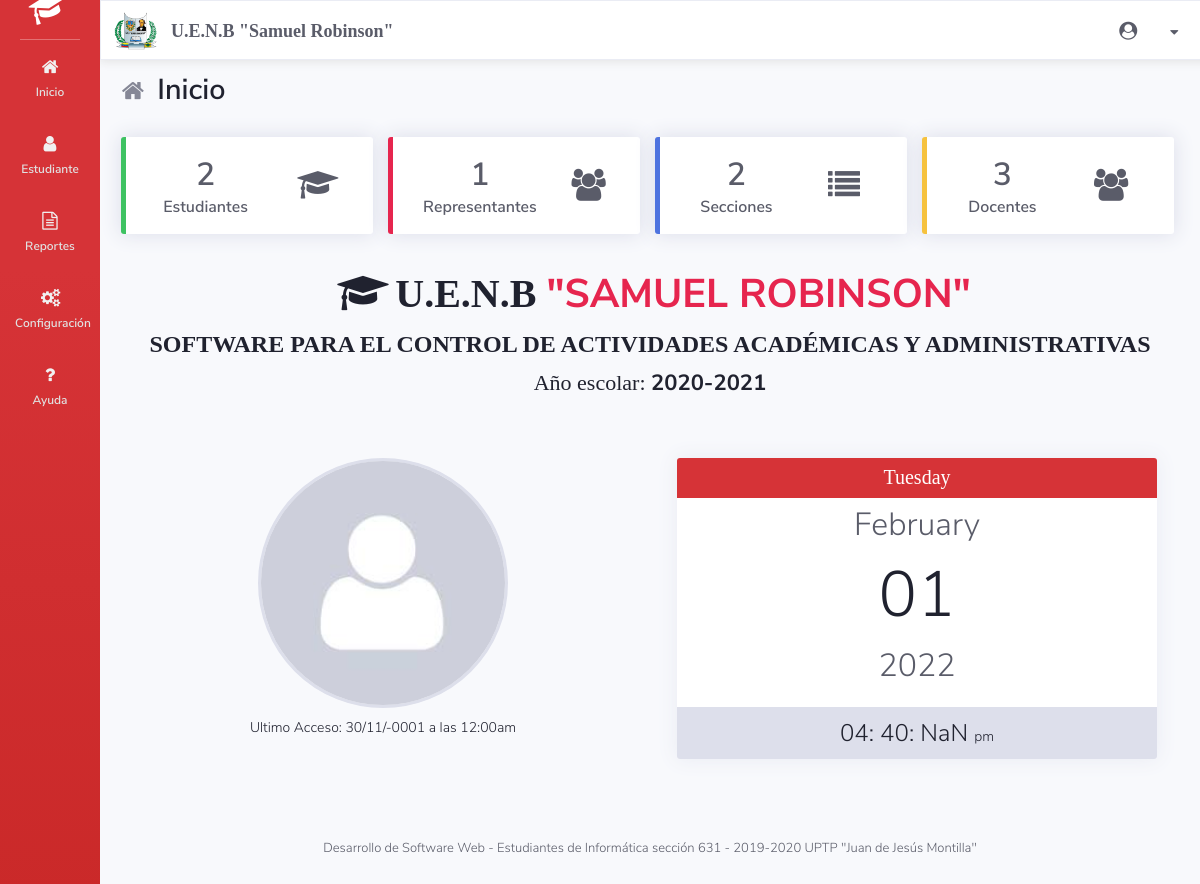
/VISTA/index.php?inicio (signed in), run on the app's committed database.
### tables this page shows
CREATE TABLE `modulo` (
  `cod_modulo` int(11) NOT NULL,
  `nom_modulo` varchar(20) NOT NULL,
  `icono` varchar(30) NOT NULL,
  `estatus` char(1) NOT NULL DEFAULT 'A',
  `pos` int(2) NOT NULL
);

CREATE TABLE `periodo_escolar` (
  `cod_periodo` int(11) NOT NULL,
  `periodo` char(9) NOT NULL,
  `fecha_ini` date NOT NULL,
  `fecha_fin` date NOT NULL,
  `cierre_sis` date NOT NULL,
  `estatus` char(1) NOT NULL DEFAULT 'A',
  `prom` char(1) NOT NULL DEFAULT 'N'
);

### MODELO/m_seguridad.php (called while the page is built, shortened)
<?php
	include_once('MyDB.php');
	class cls_modulo extends MyDB{
		function listar_menu($nivel){
			$sql = "SELECT DISTINCT modulo.cod_modulo, nom_modulo, modulo.icono, modulo.estatus, modulo.pos
			FROM modulo INNER JOIN servicio ON servicio.cod_modulo = modulo.cod_modulo INNER JOIN nivel_metodo ON nivel_metodo.cod_servicio = servicio.cod_servicio WHERE nivel_metodo.cod_nivel = '$nivel' ORDER BY modulo.pos ASC";
			$res = $this->query($sql);
			return $this->retornar_arreglo($res);
		}
		function retornar_arreglo($res){
			$lista = array(); $cont = 0;
			while( $fila = $this->f_array($res) ){
				$lista[$cont]['cod'] = $fila['cod_modulo'];
				$lista[$cont]['nom'] = $fila['nom_modulo'];
				$lista[$cont]['ico'] = $fila['icono'];
				$lista[$cont]['sta'] = $fila['estatus'];
				$lista[$cont]['pos'] = $fila['pos'];
				$cont++;
			}
			return $lista;
		}
	}
?>

### MODELO/MyDB.php (called while the page is built, shortened)
<?php
class MyDB{
	private $server_name;
	private $server_user;
	private $server_pass;
	private $dbname;
	private $conex;
	protected function __construct(){
		$this->server_name = 'localhost';
		$this->server_user = 'root';
		$this->server_pass = '';
		$this->dbname = 'db_sm';
	}
	protected function conectar(){
		$this->conex = mysqli_connect($this->server_name, $this->server_user, $this->server_pass, $this->dbname);
		if( $this->conex ){
			return true;
		}
		else{
			die('Error al conectar: '.mysqli_connect_error() );
		}
	}
	protected function query($sql){
		mysqli_set_charset($this->conex,"utf8");
		$query = mysqli_query($this->conex, $sql);
		return $query;
	}
	protected function f_array($resource){
		return mysqli_fetch_array($resource);
	}
}
?>

### CONTROL/c_inicio.php (called while the page is built, shortened)
<?php
	include_once('../MODELO/m_a_escolar.php');
	$objAesc = new cls_a_escolar();
	$rsAesc = $objAesc->aesc_actual();
	if( !$rsAesc ){
		$periodoEsc = '<label class="text_azul">(No iniciado)</label>';
	}
	else{
		$codPeriodo = $rsAesc['cod_periodo'];
		$periodoEsc = $rsAesc['periodo'];
	}
	if( isset($codPeriodo) ){
		$estudiantes = estudiantes($codPeriodo);
		$representantes = representantes($codPeriodo);
		$secciones = secciones($codPeriodo);
	}
	else{
		$estudiantes = 0;
		$secciones = 0;
		$representantes = 0;
	}
	$docentes = docentes();
	$url_foto = '../IMG/avatar.jpg';
	$diaL = strftime("%A");
	$diaN = strftime("%d");
	$mesL = strftime("%B");
	$year = strftime("%Y");
	$horaActual = date('h:i:s a');
	$hora = substr($horaActual, 0,2);
	$min = substr($horaActual, 3,2);
	$a = substr($horaActual, 9,2);
	function estudiantes($aesc){
		include_once('../MODELO/m_inscripcion.php');
		$obj = new cls_inscripcion();
		return $obj->cons_estudiantes_aesc($aesc);
	}
	function representantes($aesc){
		include_once('../MODELO/m_inscripcion.php');
		$obj = new cls_inscripcion();
		return $obj->cons_representantes_aesc($aesc);
	}
	function docentes(){
		include_once('../MODELO/m_personal.php');
		$obj= new cls_personal();
		return $obj->cantidad_docentes();
	}
	function secciones($aesc){
		include_once('../MODELO/m_seccion.php');
		$obj = new cls_seccion();
		$obj->set_periodo($aesc);
		return $obj->cantidad_secciones();
	}
?>

### MODELO/m_a_escolar.php (called while the page is built, shortened)
<?php
	require_once('MyDB.php');
	class cls_a_escolar extends MyDB{
		function aesc_actual(){
			$sql = "SELECT * FROM periodo_escolar WHERE estatus = 'A' ORDER BY cod_periodo DESC LIMIT 1";
			if( $rs = $this->query($sql) ){
				return $this->f_array($rs);
			}
		}
	}
?>

### MODELO/m_inscripcion.php (called while the page is built, shortened)
<?php
	include_once('MyDB.php');
	class cls_inscripcion extends MyDB{
		function cons_estudiantes_aesc($aesc){
			$sql = "SELECT count(cod_insc) FROM inscripcion
			INNER JOIN seccion ON inscripcion.seccion = seccion.cod_seccion
			INNER JOIN periodo_escolar ON seccion.periodo_esc = periodo_escolar.cod_periodo
			WHERE cod_periodo = '$aesc' AND inscripcion.estatus = 'A'";
			$rs = $this->query($sql);
			return $this->f_array($rs)[0];
		}
		function cons_representantes_aesc($aesc){
			$sql="SELECT DISTINCT representante.cod_per FROM representante
			INNER JOIN persona ON representante.cod_per = persona.cod_per
			INNER JOIN inscripcion ON inscripcion.cod_rep = representante.cod_per
			INNER JOIN seccion ON inscripcion.seccion = seccion.cod_seccion
			INNER JOIN periodo_escolar ON seccion.periodo_esc = periodo_escolar.cod_periodo
			WHERE cod_periodo = '$aesc' AND inscripcion.estatus = 'A'";
			$rs = $this->query($sql);
			$lista = array(); $cont=0;
			while( $fila = $this->f_array($rs) ){
				$cont++;
			}
			return $cont;
		}
	}
?>

### MODELO/m_seccion.php (called while the page is built, shortened)
<?php
require_once('MyDB.php');
class cls_seccion extends MyDB{
	private $codigo, $aesc, $grado, $seccion, $codAula, $aula, $docente, $cupos;
	function __construct(){
		$this->aesc = null;
	}
	function set_periodo($aesc){
		$this->aesc = $aesc;
	}
	function cantidad_secciones(){
		$sql = "SELECT count(*) FROM seccion WHERE periodo_esc = $this->aesc";
		$rs = $this->f_array($this->query($sql));
		return $rs[0];
	}
}
?>

### MODELO/m_personal.php (called while the page is built, shortened)
<?php
	class cls_personal extends cls_persona{
		function cantidad_docentes(){
			$sql = "SELECT count(personal.cod_per) FROM personal
			INNER JOIN persona ON personal.cod_per = persona.cod_per
			INNER JOIN usuario ON usuario.cod_per = persona.cod_per
			WHERE cod_cargo = 5 AND usuario.estatus != 'I'";
			$arr = $this->f_array($this->query($sql));
			return $arr[0];
		}
	}
?>

### VISTA/componentes/menu.php (the view, shortened to what this page needs)
<?php
	include_once('../MODELO/m_seguridad.php');
	$objModulo = new cls_modulo();
?>
<div id="m_sistema">
	<i class="icon-graduation-cap"></i>
</div>
<a href="?inicio" class="parent_menu" id="mP_inicio"><i class="icon-home"></i>Inicio</a>
<?php
	if( $_SESSION['vsn_nivel'] != 1 ){
		$modulo = $objModulo->listar_menu($_SESSION['vsn_nivel']);
		for ($i=0; $i<count($modulo); $i++) {
			echo '<div class="parent_menu"><i class="icon-'.$modulo[$i]['ico'].'"></i>'.$modulo[$i]['nom'].'<span class="icon-right-open"></span>';
			echo '<div class="child_menu">';
			echo '</div></div>';
		}
	}
?>
<br/><br/><br/><br/><br/><br/><br/><br/>

### VISTA/index.php (shortened to what this page needs)
<?php
	if( isset($_SESSION['vsn_user'] ) ){
		include_once('componentes/router.php');
?>
<!DOCTYPE html>
<html>
<head>
	<link rel="stylesheet" type="text/css" href="../CSS/aplicacion/estilos.css"/>
</head>
<body>
	<div id="principal">
		<div id="menu">
			<?php include_once('componentes/menu.php');?>
		</div>
		<div id="contenedor">
			<?php include_once('componentes/header.php'); ?>
			<div id="contenido">
				<?php include_once($archivo); ?>
			</div>
			<div class="footer">
				Desarrollo de Software Web - Estudiantes de Informática sección 631 - 2019-2020 UPTP "Juan de Jesús Montilla"
			</div>
		</div>
	</div>
</body>
</html>
<?php
	}else{
		header('Location: ../index.php?error=0');
	}
?>

### VISTA/componentes/header.php (shortened to what this page needs)
<header>
	<div class="left">
		<img src="../IMG/logotipo.png" width="50px"/>
		<h2>U.E.N.B "Samuel Robinson"</h2>
	</div>
	<div class="right">
		<div id="hdr_user" class="parent_dropdown_menu">
			<i class="icon-user-circle"></i><?php echo $_SESSION['vsn_nombre'].' '.$_SESSION['vsn_apellido']; ?>
			<i id="f_down-op" class="icon-down-dir"> </i>
		</div>
	</div>
</header>

### VISTA/componentes/inicio.php (shortened to what this page needs)
<?php
	include_once('../CONTROL/c_inicio.php');
?>
<div class="titulo_m">
	<h2><i class="icon-home"></i> Inicio</h2>
</div>
<div class="row marginB05rem">
	<div class="col col33 padding1">
		<div class="tarjeta tb-l tb-verde shadow1">
			<div>
				<p class="cantidad"><?php echo $estudiantes; ?></p>
				<p class="texto">Estudiantes</p>
			</div>
			<div>
				<i class="icon-graduation-cap"></i>
			</div>
		</div>
	</div>
	<div class="col col33 padding1">
		<div class="tarjeta tb-l tb-rojo shadow1">
			<div>
				<p class="cantidad"><?php echo $representantes; ?></p>
				<p class="texto">Representantes</p>
			</div>
			<div>
				<i class="icon-users"></i>
			</div>
		</div>
	</div>
	<div class="col col33 padding1">
		<div class="tarjeta tb-l tb-azul shadow1">
			<div>
				<p class="cantidad"><?php echo $secciones; ?></p>
				<p class="texto">Secciones</p>
			</div>
			<div>
				<i class="icon-list"></i>
			</div>
		</div>
	</div>
	<div class="col col33 padding1">
		<div class="tarjeta tb-l tb-ama shadow1">
			<div>
				<p class="cantidad"><?php echo $docentes; ?></p>
				<p class="texto">Docentes</p>
			</div>
			<div>
				<i class="icon-users"></i>
			</div>
		</div>
	</div>
</div>
<div id="bienvenido">
	<h1 style="font-size:2.5rem;"><i class="icon-graduation-cap"></i> U.E.N.B <b class="text_rosa">"SAMUEL ROBINSON"</b></h1>
	<h1>SOFTWARE PARA EL CONTROL DE ACTIVIDADES ACADÉMICAS Y ADMINISTRATIVAS</h1>
	<p>Año escolar: <b><?php echo $periodoEsc;?></b></p>
</div>
<div class="row marginB05rem">
	<div class="col col50">
		<div id="cont_usuario">
			<div id="img_usuario">
				<img src="<?php echo $url_foto;?>" class="w250 centrado" />
			</div>
			<div id="ult_acceso">
				<p>Ultimo Acceso:
					<?php
						$fecha = new DateTime($_SESSION['vsn_ultconex']);
						echo $fecha->format('d/m/Y \a \l\a\s g:ia');
					?>
				</p>
			</div>
		</div>
	</div>
	<div class="col col50">
		<div id="hora_calendario">
			<div id="calendario">
				<div id="calendar_top">
					<?php echo ucwords($diaL); ?>
				</div>
				<div id="calendar_mid">
					<p class="mes"><?php echo ucwords($mesL); ?></p>
					<p class="dia"><?php echo $diaN; ?></p>
					<p class="year"><?php echo $year; ?></p>
				</div>
			</div>
			<div id="reloj">
				<label id="hora"><?php echo $hora;?></label>:
				<label id="minuto"><?php echo $min;?></label>:
				<label id="segundo"><?php echo $seg;?></label>
				<label id="am_pm"><?php echo $a; ?></label>
			</div>
		</div>
	</div>
</div>

### CSS/aplicacion/estilos.css (style rules this page uses)
body { font-family: var(--fL); background: var(--gris1); color: var(--negro); }
#principal { display: -webkit-box; display: -ms-flexbox; display: flex; }
#menu { position: relative; padding-bottom: 50px; width: 250px; min-height: 100vh; z-index: 3; background-image: linear-gradient(180deg,var(--rojo1) 30%,var(--rojo2) 100%); }
#contenedor { width: 100%; }
#contenido { position: relative; width: 100%; margin-top: 70px; padding: 0 1rem 0 1rem; }
.footer { position: relative; margin-top: 2.5rem; text-align: center; font-size: 13px; color: var(--gris8); padding: 40px 0; }
.titulo_m, .titulo_m_md { display: flex; align-items: center; }
.titulo_m { padding-bottom: 15px; margin-bottom: .5rem; }
.titulo_m h2, .titulo_m_md h2 { position: relative; font-family: var(--fSB); margin-right: 10px; }
.titulo_m i, .titulo_m_md i { color: var(--gris6); }
.titulo_m h2 { font-size: var(--sz6); }
.titulo_m i { font-size: 24px; }
.tarjeta { position: relative; width: 98%; border-radius: 3px; padding: 1rem; display: -webkit-inline-box; display: -ms-inline-flexbox; display: inline-flex; -webkit-box-align: center; -ms-flex-align: center; align-items: center; overflow: hidden; font-family: var(--fSB); transition: all .3s; color: var(--gris8); background-color: var(--blanco); }
.tarjeta > div { position: relative; margin: auto; text-align: center; }
.tarjeta .cantidad { font-size: 2rem; }
.tarjeta .texto { width: 100% background: blue; }
.tarjeta i { display: block; width: 100%; font-size: 2rem; }
.tb-l { border-left: solid 5px; }
.tb-azul { border-color: var(--azul1); }
.tb-ama { border-color: var(--amarillo1); }
.tb-rojo { border-color: #E6254E; }
.tb-verde { border-color: var(--verde1); }
#bienvenido { padding: 20px; width: 100%; text-align: center; font-family: 'Montserrat-Light'; margin-bottom: 2.5rem; }
#bienvenido h1 { font-size: 24px; margin-bottom: 10px; }
#bienvenido p { font-size: 22px; }
#cont_usuario { position: relative; margin: auto; display: flex; flex-direction: column; align-items: center; }
#cont_usuario #img_usuario { position: relative; width: 250px; height: 250px; border-radius: 50%; overflow: hidden; border: solid 3px var(--gris3); margin-bottom: 10px; }
#img_usuario img { width: 100%; }
#ult_acceso { font-size: 14px; }
#hora_calendario { background: var(--blanco); width: 90%; margin: auto; box-shadow: 0px 0px 20px 1px var(--gris2); border-radius: 3px; overflow: hidden; }
#calendar_top { height: 40px; background: var(--rojo1); display: flex; align-items: center; justify-content: center; font-size: 20px; font-family: "Montserrat-Light"; color: var(--blanco); }
#calendar_mid p { text-align: center; margin: 5px; }
#calendar_mid .mes, #calendar_mid .year { font-size: 2rem; color: var(--gris8); }
#calendar_mid .dia { font-size: 4rem; }
#reloj { background: var(--gris3); text-align: center; font-size: 1.5rem; padding: 10px; margin-top: 20px; }
#reloj #am_pm { font-size: 14px; }

### CSS/aplicacion/menu.css (style rules this page uses)
#menu #m_sistema { font-family: var(--fEB); font-size: 20px; height: 60px; color: var(--blanco); display: flex; justify-content: center; align-items: center; border-bottom: solid 1px rgb(255,255,255,.3); margin: 0px 20px 0px 20px; line-height: .9; margin-top: -20px; }
#m_sistema i { transform: rotate(-15deg); font-size: 30px; margin-right: 10px; }
#menu .parent_menu { font-family: var(--fSB); display: block; margin-bottom: 2px; cursor: pointer; padding: 20px 15px 20px 15px; color: #e1e1e1; }
.parent_menu > i { margin-right: 12px; color: #f1f1f1; }
@media (max-width: 1200px) { #principal #menu { width: 100px; } }
@media (max-width: 1200px) { #menu .parent_menu { position: relative; text-align: center; font-size: 12px; padding: 15px; } }
@media (max-width: 1200px) { .parent_menu i { display: block; width: 100%; position: relative; font-size: 18px; margin-right: 0px; margin-bottom: 5px; } }

### data on the page
modulo: nom_modulo "Estudiante"
modulo: nom_modulo "Reportes"
modulo: nom_modulo "Configuración"
modulo: nom_modulo "Ayuda"
periodo_escolar: periodo "2020-2021"

### other printed values
$estudiantes "2"
$representantes "1"
$secciones "2"
$docentes "3"
$fecha->format('d/m/Y \a \l\a\s g:ia') "30/11/-0001 a las 12:00am"
$diaL "Tuesday"
$mesL "February"
$diaN "01"
$year "2022"
$hora "04"
$min "40"
$a "pm"
